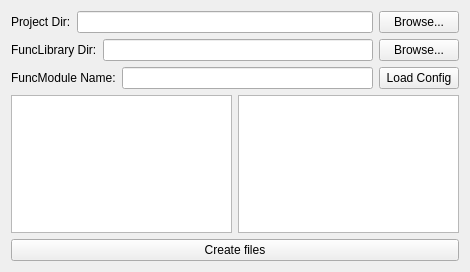
<?xml version="1.0" encoding="UTF-8"?>
<ui version="4.0">
 <class>MainWindow</class>
 <widget class="QMainWindow" name="MainWindow">
  <property name="geometry">
   <rect>
    <x>0</x>
    <y>0</y>
    <width>470</width>
    <height>272</height>
   </rect>
  </property>
  <property name="windowTitle">
   <string>MainWindow</string>
  </property>
  <widget class="QWidget" name="centralWidget">
   <layout class="QVBoxLayout" name="verticalLayout">
    <item>
     <layout class="QHBoxLayout" name="horizontalLayout">
      <item>
       <widget class="QLabel" name="label">
        <property name="text">
         <string>Project Dir:</string>
        </property>
       </widget>
      </item>
      <item>
       <widget class="QLineEdit" name="projectdir"/>
      </item>
      <item>
       <widget class="QPushButton" name="browseprojectdir">
        <property name="text">
         <string>Browse...</string>
        </property>
       </widget>
      </item>
     </layout>
    </item>
    <item>
     <layout class="QHBoxLayout" name="horizontalLayout_2">
      <item>
       <widget class="QLabel" name="label_2">
        <property name="text">
         <string>FuncLibrary Dir:</string>
        </property>
       </widget>
      </item>
      <item>
       <widget class="QLineEdit" name="funclibrarydir"/>
      </item>
      <item>
       <widget class="QPushButton" name="browsefunclibrarydir">
        <property name="text">
         <string>Browse...</string>
        </property>
       </widget>
      </item>
     </layout>
    </item>
    <item>
     <layout class="QHBoxLayout" name="horizontalLayout_3">
      <item>
       <widget class="QLabel" name="label_3">
        <property name="text">
         <string>FuncModule Name:</string>
        </property>
       </widget>
      </item>
      <item>
       <widget class="QLineEdit" name="funcmodulename"/>
      </item>
      <item>
       <widget class="QPushButton" name="load">
        <property name="text">
         <string>Load Config</string>
        </property>
       </widget>
      </item>
     </layout>
    </item>
    <item>
     <layout class="QHBoxLayout" name="horizontalLayout_4">
      <item>
       <widget class="QListWidget" name="nodelist">
        <property name="viewMode">
         <enum>QListView::ListMode</enum>
        </property>
        <property name="selectionRectVisible">
         <bool>true</bool>
        </property>
       </widget>
      </item>
      <item>
       <widget class="QListWidget" name="nodewidgetlist"/>
      </item>
     </layout>
    </item>
    <item>
     <widget class="QPushButton" name="create">
      <property name="text">
       <string>Create files</string>
      </property>
     </widget>
    </item>
   </layout>
  </widget>
 </widget>
 <layoutdefault spacing="6" margin="11"/>
 <resources/>
 <connections/>
</ui>
